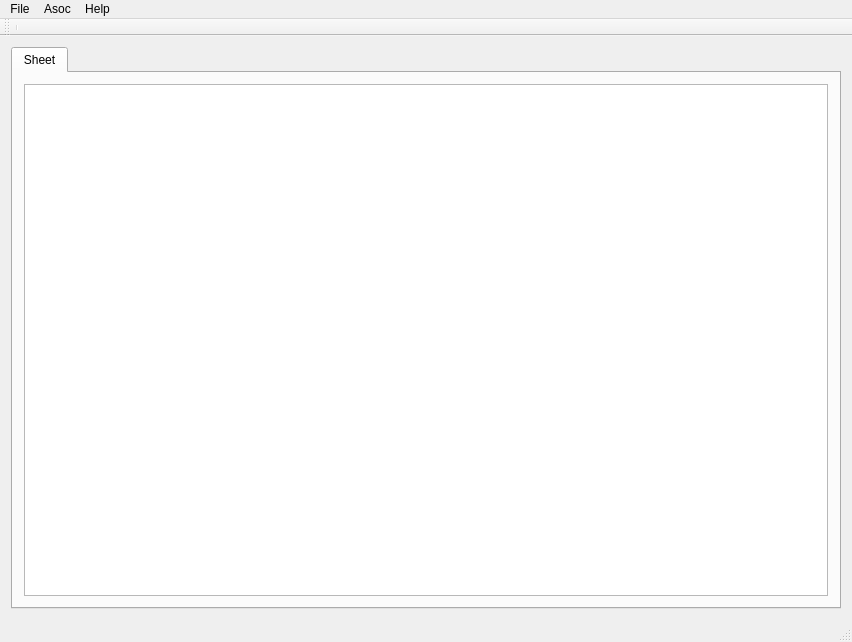
<?xml version="1.0" encoding="UTF-8"?>
<ui version="4.0">
 <class>MainWindow</class>
 <widget class="QMainWindow" name="MainWindow">
  <property name="geometry">
   <rect>
    <x>0</x>
    <y>0</y>
    <width>852</width>
    <height>642</height>
   </rect>
  </property>
  <property name="windowTitle">
   <string>MainWindow</string>
  </property>
  <widget class="QWidget" name="centralWidget">
   <layout class="QVBoxLayout" name="verticalLayout">
    <item>
     <widget class="QTabWidget" name="tabWidget">
      <property name="currentIndex">
       <number>0</number>
      </property>
      <widget class="QWidget" name="tab">
       <attribute name="title">
        <string>Sheet</string>
       </attribute>
       <layout class="QVBoxLayout" name="verticalLayout_2">
        <item>
         <widget class="QTableView" name="tableView"/>
        </item>
       </layout>
      </widget>
     </widget>
    </item>
   </layout>
  </widget>
  <widget class="QMenuBar" name="menuBar">
   <property name="geometry">
    <rect>
     <x>0</x>
     <y>0</y>
     <width>852</width>
     <height>21</height>
    </rect>
   </property>
   <widget class="QMenu" name="menuFile">
    <property name="title">
     <string>File</string>
    </property>
    <addaction name="actionOpen_asoc"/>
    <addaction name="actionExit"/>
   </widget>
   <widget class="QMenu" name="menuAsoc">
    <property name="title">
     <string>Asoc</string>
    </property>
    <widget class="QMenu" name="menuAdd_Column">
     <property name="title">
      <string>Add Column</string>
     </property>
     <addaction name="actionOutput_Automatic"/>
     <addaction name="actionOutput_Explicit"/>
     <addaction name="actionInput_Divider"/>
     <addaction name="actionInput_Counter"/>
    </widget>
    <addaction name="actionEdit_Invoices"/>
    <addaction name="separator"/>
    <addaction name="menuAdd_Column"/>
    <addaction name="actionDelete_Column"/>
    <addaction name="separator"/>
    <addaction name="actionAdd_Row"/>
    <addaction name="actionDelete_Row"/>
    <addaction name="separator"/>
    <addaction name="actionPrint"/>
   </widget>
   <widget class="QMenu" name="menuHelp">
    <property name="title">
     <string>Help</string>
    </property>
   </widget>
   <addaction name="menuFile"/>
   <addaction name="menuAsoc"/>
   <addaction name="menuHelp"/>
  </widget>
  <widget class="QToolBar" name="mainToolBar">
   <attribute name="toolBarArea">
    <enum>TopToolBarArea</enum>
   </attribute>
   <attribute name="toolBarBreak">
    <bool>false</bool>
   </attribute>
   <addaction name="separator"/>
  </widget>
  <widget class="QStatusBar" name="statusBar"/>
  <action name="actionOpen_asoc">
   <property name="text">
    <string>Open</string>
   </property>
  </action>
  <action name="actionExit">
   <property name="text">
    <string>Exit</string>
   </property>
  </action>
  <action name="actionEdit_Invoices">
   <property name="text">
    <string>Edit Invoices</string>
   </property>
  </action>
  <action name="actionPrint">
   <property name="text">
    <string>Print</string>
   </property>
  </action>
  <action name="actionInput_Divider">
   <property name="text">
    <string>Input - Divider</string>
   </property>
  </action>
  <action name="actionInput_Counter">
   <property name="text">
    <string>Input - Counter</string>
   </property>
  </action>
  <action name="actionOutput_Explicit">
   <property name="text">
    <string>Output - Manual</string>
   </property>
  </action>
  <action name="actionOutput_Automatic">
   <property name="text">
    <string>Output - Automatic</string>
   </property>
  </action>
  <action name="actionDelete_Column">
   <property name="text">
    <string>Delete Column</string>
   </property>
  </action>
  <action name="actionAdd_Row">
   <property name="text">
    <string>Add Row</string>
   </property>
  </action>
  <action name="actionDelete_Row">
   <property name="text">
    <string>Delete Row</string>
   </property>
  </action>
 </widget>
 <layoutdefault spacing="6" margin="11"/>
 <resources/>
 <connections/>
</ui>
